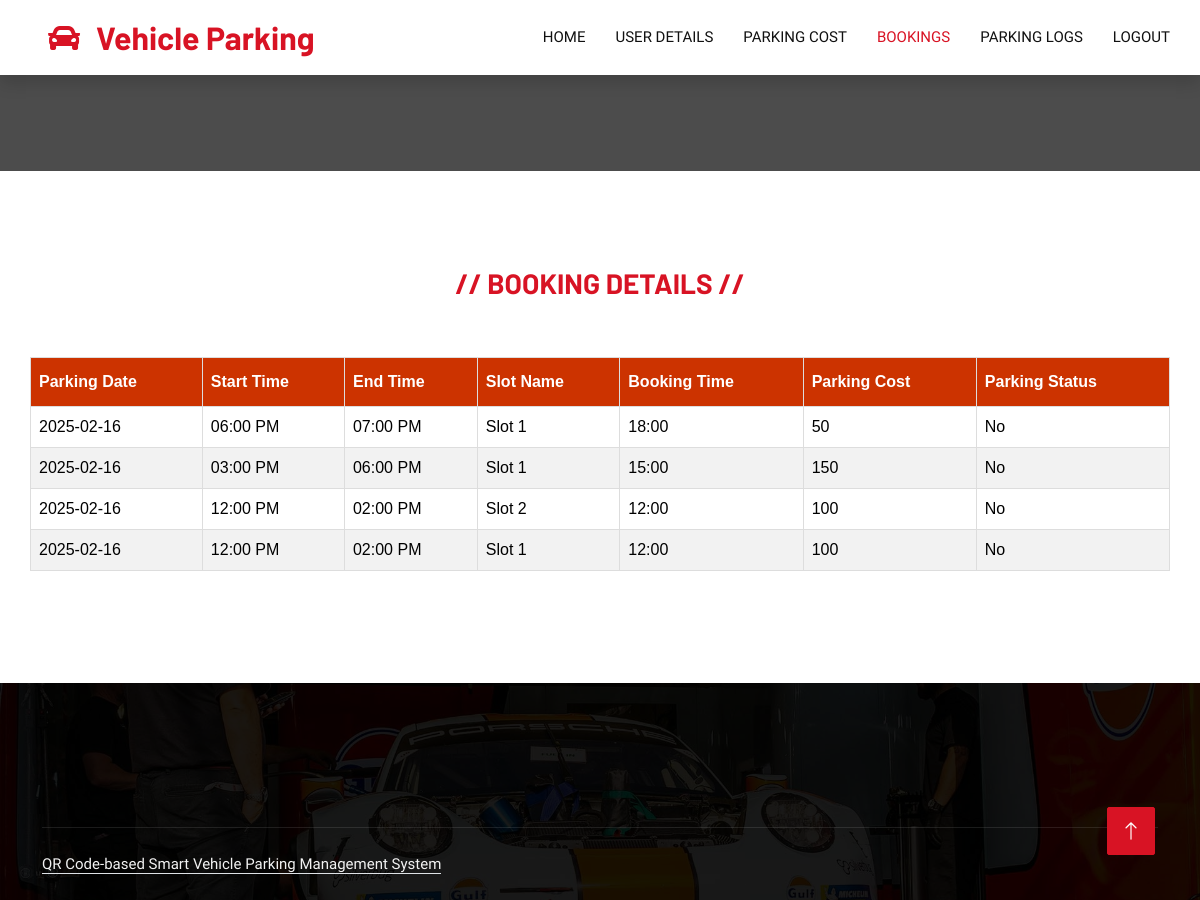
Page /web/Bookings.php on the earlier database version.
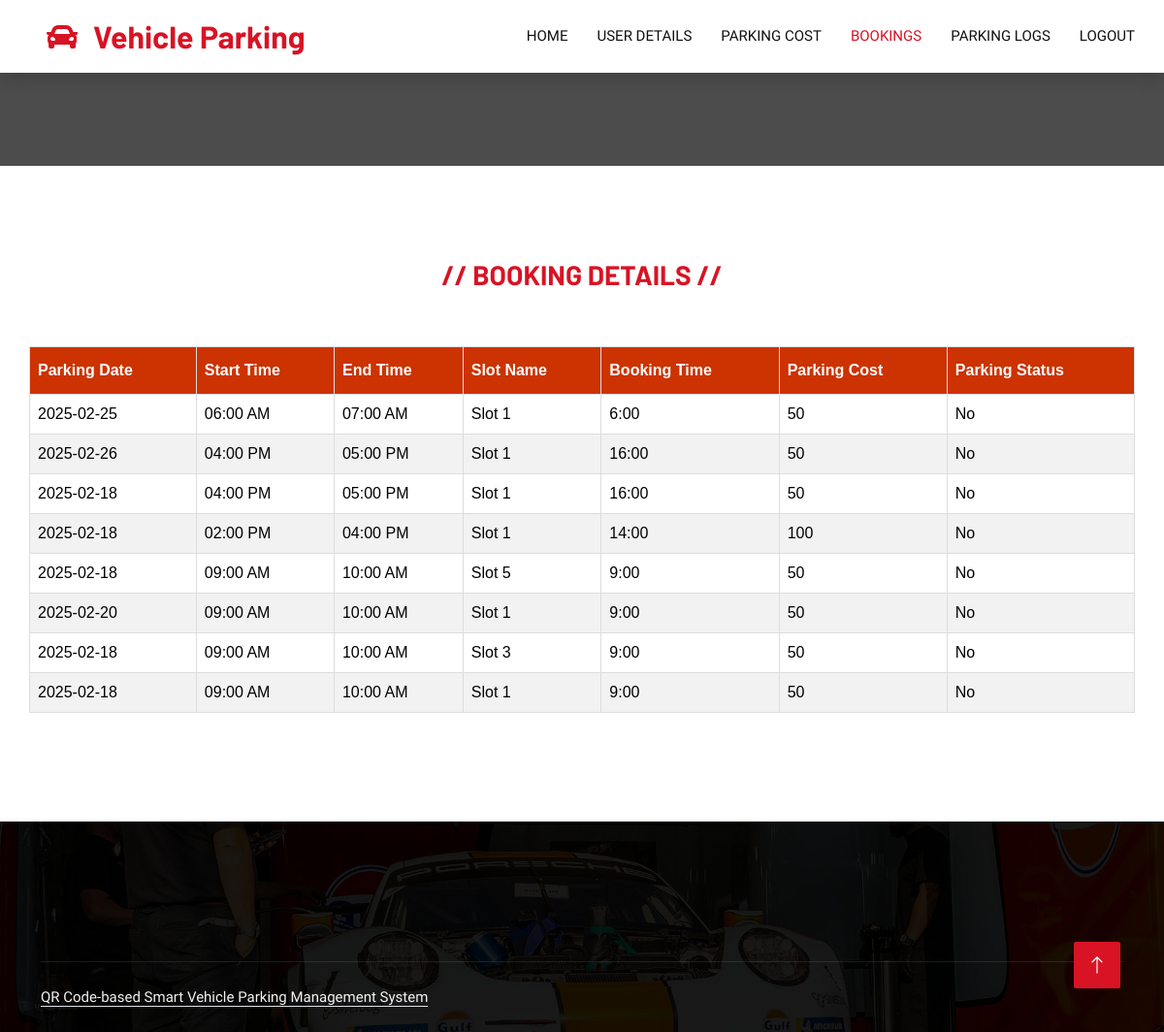
Same page on the later database version.
### tables this page shows
CREATE TABLE `slot_booking` (
  `id` int(10) UNSIGNED NOT NULL,
  `uname` varchar(45) NOT NULL,
  `uid` varchar(45) NOT NULL,
  `pdate` varchar(45) NOT NULL,
  `stime` varchar(45) NOT NULL,
  `phrs` varchar(45) NOT NULL,
  `umail` varchar(45) NOT NULL,
  `slot_name` varchar(45) NOT NULL,
  `time` varchar(45) NOT NULL,
  `endtime` varchar(45) NOT NULL,
  `pcost` varchar(45) NOT NULL,
  `image_data` longblob DEFAULT NULL,
  `codeval` varchar(45) DEFAULT NULL,
  `ustatus` varchar(45) NOT NULL DEFAULT 'No',
  `qr_code` longblob DEFAULT NULL
);

### web/Bookings.php (the view, shortened to what this page needs)
<?php
include_once __DIR__ . '/db_connect.php';
try {
    $conn = SQLConnection::getConnection();
} catch (Exception $e) {
    die('Error connecting to the database: ' . $e->getMessage());
}
?>
<!DOCTYPE html>
<html lang="en">
<head>
    <link href="https://cdnjs.cloudflare.com/ajax/libs/font-awesome/5.10.0/css/all.min.css" rel="stylesheet">
    <link href="https://cdn.jsdelivr.net/npm/bootstrap-icons@1.4.1/font/bootstrap-icons.css" rel="stylesheet">
    <link href="lib/animate/animate.min.css" rel="stylesheet">
    <link href="lib/owlcarousel/assets/owl.carousel.min.css" rel="stylesheet">
    <link href="lib/tempusdominus/css/tempusdominus-bootstrap-4.min.css" rel="stylesheet" />
    <link href="css/bootstrap.min.css" rel="stylesheet">
    <link href="css/style.css" rel="stylesheet">
    <link href="css/table.css" rel="stylesheet">
</head>
<body>
    <nav class="navbar navbar-expand-lg bg-white navbar-light shadow sticky-top p-0">
        <a href="#" class="navbar-brand d-flex align-items-center px-4 px-lg-5">
            <h2 class="m-0 text-primary"><i class="fa fa-car me-3"></i>Vehicle Parking</h2>
        </a>
        <div class="collapse navbar-collapse" id="navbarCollapse">
            <div class="navbar-nav ms-auto p-4 p-lg-0">
                <a href="AdminHome.php" class="nav-item nav-link">Home</a>
                <a href="UserDetails.php" class="nav-item nav-link">User Details</a>
                <a href="ParkingCost.php" class="nav-item nav-link">Parking Cost</a>
                <a href="Bookings.php" class="nav-item nav-link active">Bookings</a>
                <a href="ParkingLogs1.php" class="nav-item nav-link">Parking Logs</a>
                <a href="logout.php" class="nav-item nav-link">Logout</a>
            </div>
        </div>
    </nav>
    <div class="container-fluid page-header mb-5 p-0">
        <div class="container-fluid page-header-inner py-5">
        </div>
    </div>
    <div class="container-xxl py-5">
        <div class="container">
            <div class="text-center wow fadeInUp" data-wow-delay="0.1s">
                <h3 class="text-primary text-uppercase">// Booking Details //</h3>
                <br><br>
            </div>
            <div class="row g-4">
                <table id="naresh" class="table table-bordered">
                    <thead>
                        <tr>
                            <th>Parking Date</th>
                            <th>Start Time</th>
                            <th>End Time</th>
                            <th>Slot Name</th>
                            <th>Booking Time</th>
                            <th>Parking Cost</th>
                            <th>Parking Status</th>
                        </tr>
                    </thead>
                    <tbody>
                        <?php
                        try {
                            $stmt = $conn->query("SELECT * FROM slot_booking ORDER BY id DESC");
                            while ($row = $stmt->fetch(PDO::FETCH_ASSOC)) {
                                $stime = date('h:i A', strtotime($row['stime']));
                                $endtime = date('h:i A', strtotime($row['endtime']));
                                echo "<tr>
                                        <td>{$row['pdate']}</td>
                                        <td>{$stime}</td>
                                        <td>{$endtime}</td>
                                        <td>{$row['slot_name']}</td>
                                        <td>{$row['time']}</td>
                                        <td>{$row['pcost']}</td>
                                        <td>{$row['ustatus']}</td>
                                    </tr>";
                            }
                        } catch (PDOException $e) {
                            echo "Error: " . $e->getMessage();
                        }
                        ?>
                    </tbody>
                </table>
            </div>
        </div>
    </div>
    <div class="container-fluid bg-dark text-light footer pt-5 mt-5 wow fadeIn" data-wow-delay="0.1s">
        <div class="container py-5">
            <div class="row g-5">
            </div>
        </div>
        <div class="container">
            <div class="copyright">
                <div class="row">
                    <div class="col-md-6 text-center text-md-start mb-3 mb-md-0">
                        <a class="border-bottom" href="#">QR Code-based Smart Vehicle Parking Management System</a>
                    </div>
                </div>
            </div>
        </div>
    </div>
    <a href="#" class="btn btn-lg btn-primary btn-lg-square back-to-top"><i class="bi bi-arrow-up"></i></a>
</body>
</html>

### web/css/style.css (style rules this page uses)
:root { --primary: #D81324; --secondary: #0B2154; --light: #F2F2F2; --dark: #111111; }
.back-to-top { position: fixed; display: none; right: 45px; bottom: 45px; z-index: 99; }
.btn { font-weight: 500; text-transform: uppercase; transition: .5s; }
.btn.btn-primary, .btn.btn-secondary { color: #FFFFFF; }
.btn-lg-square { width: 48px; height: 48px; }
.btn-square, .btn-sm-square, .btn-lg-square { padding: 0; display: flex; align-items: center; justify-content: center; font-weight: normal; border-radius: 2px; }
.navbar-light .navbar-nav .nav-link { margin-right: 30px; padding: 25px 0; color: #FFFFFF; font-size: 15px; text-transform: uppercase; outline: none; }
.navbar-light .navbar-nav .nav-link:hover, .navbar-light .navbar-nav .nav-link.active { color: var(--primary); }
.navbar-light .navbar-brand, .navbar-light a.btn { height: 75px; }
.navbar-light .navbar-nav .nav-link { color: var(--dark); font-weight: 500; }
.navbar-light.sticky-top { top: -100px; transition: .5s; }
.page-header { background-position: center center; background-repeat: no-repeat; background-size: cover; }
.page-header-inner { background: rgba(0, 0, 0, .7); }
.footer { background: linear-gradient(rgba(0, 0, 0, .9), rgba(0, 0, 0, .9)), url(../img/carousel-bg-1.jpg) center center no-repeat; background-size: cover; }
.footer .copyright { padding: 25px 0; font-size: 15px; border-top: 1px solid rgba(256, 256, 256, .1); }
.footer .copyright a { color: var(--light); }

### web/css/table.css (style rules this page uses)
#naresh { font-family: Arial, Helvetica, sans-serif; border-collapse: collapse; width: 100%; }
#naresh td, #naresh th { border: 1px solid #ddd; padding: 8px; color: black; }
#naresh tr:nth-child(even) { background-color: #f2f2f2; }
#naresh th { padding-top: 12px; padding-bottom: 12px; text-align: left; background-color:#cc3300; color: white; }

Differences in the rows shown:
removed slot_booking: pdate "2025-02-16", stime "06:00 PM", endtime "07:00 PM", slot_name "Slot 1", time "18:00", pcost "50", ustatus "No"
removed slot_booking: pdate "2025-02-16", stime "03:00 PM", endtime "06:00 PM", slot_name "Slot 1", time "15:00", pcost "150", ustatus "No"
removed slot_booking: pdate "2025-02-16", stime "12:00 PM", endtime "02:00 PM", slot_name "Slot 2", time "12:00", pcost "100", ustatus "No"
removed slot_booking: pdate "2025-02-16", stime "12:00 PM", endtime "02:00 PM", slot_name "Slot 1", time "12:00", pcost "100", ustatus "No"
added slot_booking: pdate "2025-02-25", stime "06:00 AM", endtime "07:00 AM", slot_name "Slot 1", time "6:00", pcost "50", ustatus "No"
added slot_booking: pdate "2025-02-26", stime "04:00 PM", endtime "05:00 PM", slot_name "Slot 1", time "16:00", pcost "50", ustatus "No"
added slot_booking: pdate "2025-02-18", stime "04:00 PM", endtime "05:00 PM", slot_name "Slot 1", time "16:00", pcost "50", ustatus "No"
added slot_booking: pdate "2025-02-18", stime "02:00 PM", endtime "04:00 PM", slot_name "Slot 1", time "14:00", pcost "100", ustatus "No"
added slot_booking: pdate "2025-02-18", stime "09:00 AM", endtime "10:00 AM", slot_name "Slot 5", time "9:00", pcost "50", ustatus "No"
added slot_booking: pdate "2025-02-20", stime "09:00 AM", endtime "10:00 AM", slot_name "Slot 1", time "9:00", pcost "50", ustatus "No"
added slot_booking: pdate "2025-02-18", stime "09:00 AM", endtime "10:00 AM", slot_name "Slot 3", time "9:00", pcost "50", ustatus "No"
added slot_booking: pdate "2025-02-18", stime "09:00 AM", endtime "10:00 AM", slot_name "Slot 1", time "9:00", pcost "50", ustatus "No"
